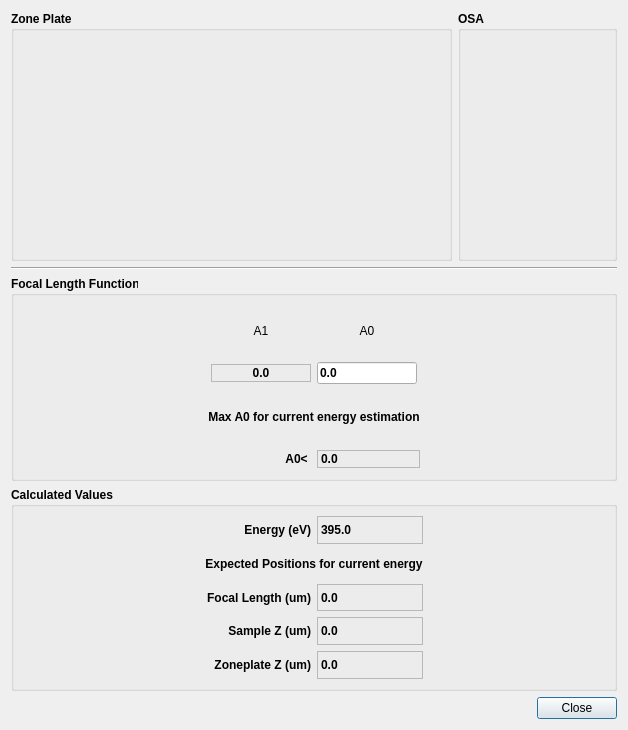
<?xml version="1.0" encoding="UTF-8"?>
<ui version="4.0">
 <class>Dialog</class>
 <widget class="QDialog" name="Dialog">
  <property name="geometry">
   <rect>
    <x>0</x>
    <y>0</y>
    <width>628</width>
    <height>730</height>
   </rect>
  </property>
  <property name="minimumSize">
   <size>
    <width>628</width>
    <height>625</height>
   </size>
  </property>
  <property name="maximumSize">
   <size>
    <width>628</width>
    <height>1100</height>
   </size>
  </property>
  <property name="windowTitle">
   <string>Dialog</string>
  </property>
  <layout class="QVBoxLayout" name="verticalLayout_2">
   <item>
    <layout class="QHBoxLayout" name="horizontalLayout_2">
     <item>
      <widget class="QGroupBox" name="zpGroupBox">
       <property name="minimumSize">
        <size>
         <width>441</width>
         <height>250</height>
        </size>
       </property>
       <property name="font">
        <font>
         <weight>75</weight>
         <bold>true</bold>
        </font>
       </property>
       <property name="title">
        <string>Zone Plate</string>
       </property>
       <layout class="QVBoxLayout" name="verticalLayout_4"/>
      </widget>
     </item>
     <item>
      <widget class="QGroupBox" name="osaGroupBox">
       <property name="minimumSize">
        <size>
         <width>151</width>
         <height>161</height>
        </size>
       </property>
       <property name="font">
        <font>
         <weight>75</weight>
         <bold>true</bold>
        </font>
       </property>
       <property name="title">
        <string>OSA</string>
       </property>
       <layout class="QVBoxLayout" name="verticalLayout_6"/>
      </widget>
     </item>
    </layout>
   </item>
   <item>
    <widget class="Line" name="line">
     <property name="orientation">
      <enum>Qt::Horizontal</enum>
     </property>
    </widget>
   </item>
   <item>
    <widget class="QGroupBox" name="groupBox">
     <property name="font">
      <font>
       <weight>75</weight>
       <bold>true</bold>
      </font>
     </property>
     <property name="title">
      <string>Focal Length Function</string>
     </property>
     <layout class="QVBoxLayout" name="verticalLayout">
      <item>
       <layout class="QGridLayout" name="gridLayout">
        <item row="0" column="1">
         <widget class="QLabel" name="label">
          <property name="minimumSize">
           <size>
            <width>70</width>
            <height>0</height>
           </size>
          </property>
          <property name="font">
           <font>
            <weight>50</weight>
            <bold>false</bold>
           </font>
          </property>
          <property name="text">
           <string>A1</string>
          </property>
          <property name="alignment">
           <set>Qt::AlignCenter</set>
          </property>
         </widget>
        </item>
        <item row="0" column="2">
         <widget class="QLabel" name="label_2">
          <property name="minimumSize">
           <size>
            <width>70</width>
            <height>0</height>
           </size>
          </property>
          <property name="font">
           <font>
            <weight>50</weight>
            <bold>false</bold>
           </font>
          </property>
          <property name="text">
           <string>A0</string>
          </property>
          <property name="alignment">
           <set>Qt::AlignCenter</set>
          </property>
         </widget>
        </item>
        <item row="1" column="0">
         <spacer name="horizontalSpacer">
          <property name="orientation">
           <enum>Qt::Horizontal</enum>
          </property>
          <property name="sizeHint" stdset="0">
           <size>
            <width>40</width>
            <height>20</height>
           </size>
          </property>
         </spacer>
        </item>
        <item row="1" column="1">
         <widget class="QLabel" name="a1FbkLbl">
          <property name="minimumSize">
           <size>
            <width>100</width>
            <height>18</height>
           </size>
          </property>
          <property name="maximumSize">
           <size>
            <width>100</width>
            <height>18</height>
           </size>
          </property>
          <property name="frameShape">
           <enum>QFrame::StyledPanel</enum>
          </property>
          <property name="text">
           <string>0.0</string>
          </property>
          <property name="alignment">
           <set>Qt::AlignCenter</set>
          </property>
         </widget>
        </item>
        <item row="1" column="2">
         <widget class="QLineEdit" name="a0Fld">
          <property name="maximumSize">
           <size>
            <width>100</width>
            <height>16777215</height>
           </size>
          </property>
          <property name="text">
           <string>0.0</string>
          </property>
         </widget>
        </item>
        <item row="1" column="3">
         <spacer name="horizontalSpacer_2">
          <property name="orientation">
           <enum>Qt::Horizontal</enum>
          </property>
          <property name="sizeHint" stdset="0">
           <size>
            <width>40</width>
            <height>20</height>
           </size>
          </property>
         </spacer>
        </item>
       </layout>
      </item>
      <item>
       <layout class="QGridLayout" name="gridLayout_3">
        <item row="0" column="1" colspan="2">
         <widget class="QLabel" name="label_8">
          <property name="font">
           <font>
            <weight>75</weight>
            <bold>true</bold>
           </font>
          </property>
          <property name="text">
           <string>Max A0 for current energy estimation</string>
          </property>
          <property name="alignment">
           <set>Qt::AlignCenter</set>
          </property>
         </widget>
        </item>
        <item row="1" column="1">
         <widget class="QLabel" name="label_9">
          <property name="text">
           <string>A0&lt; </string>
          </property>
          <property name="alignment">
           <set>Qt::AlignRight|Qt::AlignTrailing|Qt::AlignVCenter</set>
          </property>
         </widget>
        </item>
        <item row="1" column="2">
         <widget class="QLabel" name="a0MaxFbkLbl">
          <property name="maximumSize">
           <size>
            <width>16777215</width>
            <height>18</height>
           </size>
          </property>
          <property name="font">
           <font>
            <weight>75</weight>
            <bold>true</bold>
           </font>
          </property>
          <property name="frameShape">
           <enum>QFrame::StyledPanel</enum>
          </property>
          <property name="text">
           <string>0.0</string>
          </property>
         </widget>
        </item>
        <item row="1" column="3">
         <spacer name="horizontalSpacer_3">
          <property name="orientation">
           <enum>Qt::Horizontal</enum>
          </property>
          <property name="sizeHint" stdset="0">
           <size>
            <width>40</width>
            <height>20</height>
           </size>
          </property>
         </spacer>
        </item>
        <item row="1" column="0">
         <spacer name="horizontalSpacer_4">
          <property name="orientation">
           <enum>Qt::Horizontal</enum>
          </property>
          <property name="sizeHint" stdset="0">
           <size>
            <width>40</width>
            <height>20</height>
           </size>
          </property>
         </spacer>
        </item>
       </layout>
      </item>
     </layout>
    </widget>
   </item>
   <item>
    <widget class="QGroupBox" name="groupBox_2">
     <property name="minimumSize">
      <size>
       <width>0</width>
       <height>158</height>
      </size>
     </property>
     <property name="font">
      <font>
       <weight>75</weight>
       <bold>true</bold>
      </font>
     </property>
     <property name="title">
      <string>Calculated Values</string>
     </property>
     <layout class="QHBoxLayout" name="horizontalLayout">
      <item>
       <layout class="QGridLayout" name="gridLayout_2">
        <item row="0" column="1">
         <widget class="QLabel" name="label_3">
          <property name="text">
           <string>Energy (eV)</string>
          </property>
          <property name="alignment">
           <set>Qt::AlignRight|Qt::AlignTrailing|Qt::AlignVCenter</set>
          </property>
         </widget>
        </item>
        <item row="0" column="2">
         <widget class="QLabel" name="evFbkLbl">
          <property name="font">
           <font>
            <weight>75</weight>
            <bold>true</bold>
           </font>
          </property>
          <property name="frameShape">
           <enum>QFrame::StyledPanel</enum>
          </property>
          <property name="text">
           <string>395.0</string>
          </property>
         </widget>
        </item>
        <item row="1" column="1" colspan="2">
         <widget class="QLabel" name="label_4">
          <property name="font">
           <font>
            <weight>75</weight>
            <bold>true</bold>
           </font>
          </property>
          <property name="text">
           <string>Expected Positions for current energy</string>
          </property>
          <property name="alignment">
           <set>Qt::AlignCenter</set>
          </property>
         </widget>
        </item>
        <item row="2" column="1">
         <widget class="QLabel" name="label_5">
          <property name="text">
           <string>Focal Length (um)</string>
          </property>
          <property name="alignment">
           <set>Qt::AlignRight|Qt::AlignTrailing|Qt::AlignVCenter</set>
          </property>
         </widget>
        </item>
        <item row="2" column="2">
         <widget class="QLabel" name="flFbkLbl">
          <property name="font">
           <font>
            <weight>75</weight>
            <bold>true</bold>
           </font>
          </property>
          <property name="frameShape">
           <enum>QFrame::StyledPanel</enum>
          </property>
          <property name="text">
           <string>0.0</string>
          </property>
         </widget>
        </item>
        <item row="3" column="1">
         <widget class="QLabel" name="label_6">
          <property name="text">
           <string>Sample Z (um)</string>
          </property>
          <property name="alignment">
           <set>Qt::AlignRight|Qt::AlignTrailing|Qt::AlignVCenter</set>
          </property>
         </widget>
        </item>
        <item row="3" column="2">
         <widget class="QLabel" name="sampleZFbkLbl">
          <property name="font">
           <font>
            <weight>75</weight>
            <bold>true</bold>
           </font>
          </property>
          <property name="frameShape">
           <enum>QFrame::StyledPanel</enum>
          </property>
          <property name="text">
           <string>0.0</string>
          </property>
         </widget>
        </item>
        <item row="4" column="1">
         <widget class="QLabel" name="label_7">
          <property name="text">
           <string>Zoneplate Z (um)</string>
          </property>
          <property name="alignment">
           <set>Qt::AlignRight|Qt::AlignTrailing|Qt::AlignVCenter</set>
          </property>
         </widget>
        </item>
        <item row="4" column="2">
         <widget class="QLabel" name="zpzFbkLbl">
          <property name="font">
           <font>
            <weight>75</weight>
            <bold>true</bold>
           </font>
          </property>
          <property name="frameShape">
           <enum>QFrame::StyledPanel</enum>
          </property>
          <property name="text">
           <string>0.0</string>
          </property>
         </widget>
        </item>
        <item row="0" column="3">
         <spacer name="horizontalSpacer_5">
          <property name="orientation">
           <enum>Qt::Horizontal</enum>
          </property>
          <property name="sizeHint" stdset="0">
           <size>
            <width>40</width>
            <height>20</height>
           </size>
          </property>
         </spacer>
        </item>
        <item row="0" column="0">
         <spacer name="horizontalSpacer_6">
          <property name="orientation">
           <enum>Qt::Horizontal</enum>
          </property>
          <property name="sizeHint" stdset="0">
           <size>
            <width>40</width>
            <height>20</height>
           </size>
          </property>
         </spacer>
        </item>
       </layout>
      </item>
     </layout>
    </widget>
   </item>
   <item>
    <widget class="QDialogButtonBox" name="buttonBox">
     <property name="focusPolicy">
      <enum>Qt::NoFocus</enum>
     </property>
     <property name="orientation">
      <enum>Qt::Horizontal</enum>
     </property>
     <property name="standardButtons">
      <set>QDialogButtonBox::Close</set>
     </property>
    </widget>
   </item>
  </layout>
 </widget>
 <resources/>
 <connections>
  <connection>
   <sender>buttonBox</sender>
   <signal>accepted()</signal>
   <receiver>Dialog</receiver>
   <slot>accept()</slot>
   <hints>
    <hint type="sourcelabel">
     <x>248</x>
     <y>254</y>
    </hint>
    <hint type="destinationlabel">
     <x>157</x>
     <y>274</y>
    </hint>
   </hints>
  </connection>
  <connection>
   <sender>buttonBox</sender>
   <signal>rejected()</signal>
   <receiver>Dialog</receiver>
   <slot>reject()</slot>
   <hints>
    <hint type="sourcelabel">
     <x>316</x>
     <y>260</y>
    </hint>
    <hint type="destinationlabel">
     <x>286</x>
     <y>274</y>
    </hint>
   </hints>
  </connection>
 </connections>
</ui>
